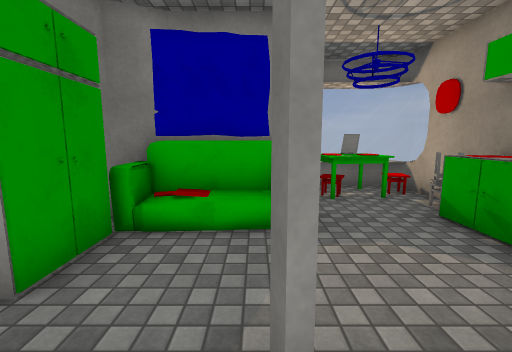
View 1 (above)

12 first-person views from a walk through a scene from a Unity 3-D project. The camera is 1.5 m above the floor, tilts 8° down and sees 90° across. The floor is counted in squares, 1 m on a side. Each view is taken from the middle of a square. On the plan, view 1 faces up. The plan holds only what a view shows up to about 13 squares ahead; the rest is blank. The place goes on beyond the plan. Surface patterns are stand-ins for the level's own textures.

View 2
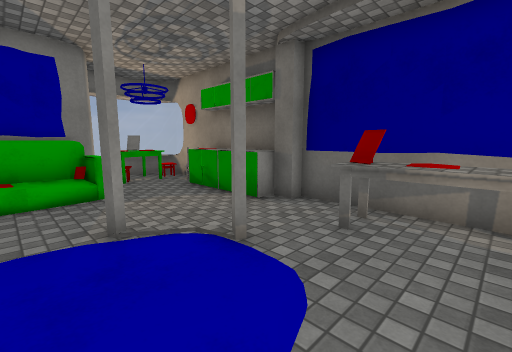

View 3
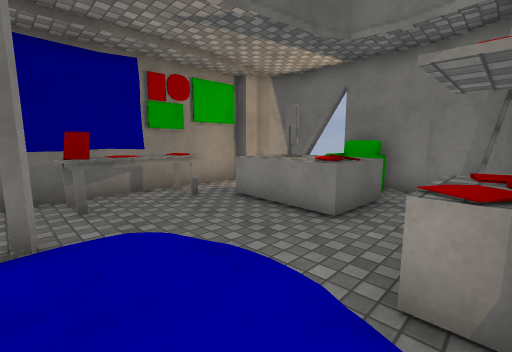

View 4
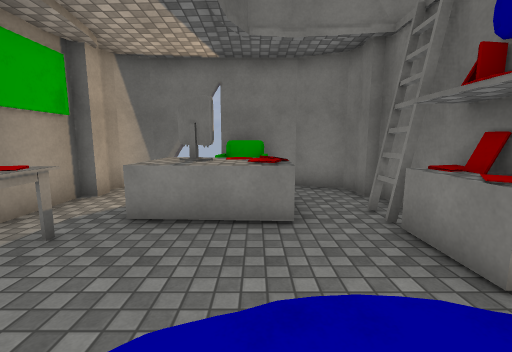

View 5
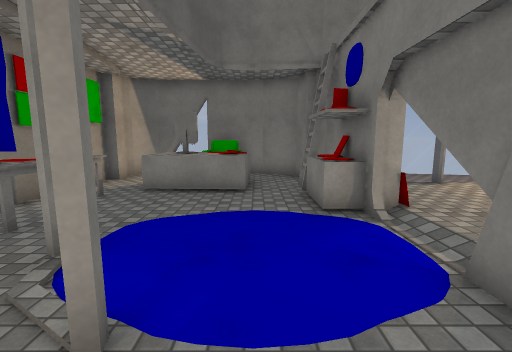

View 6
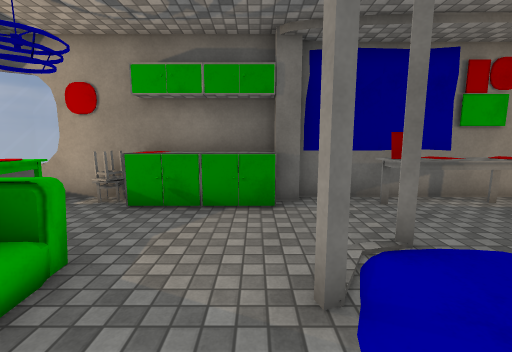

View 7
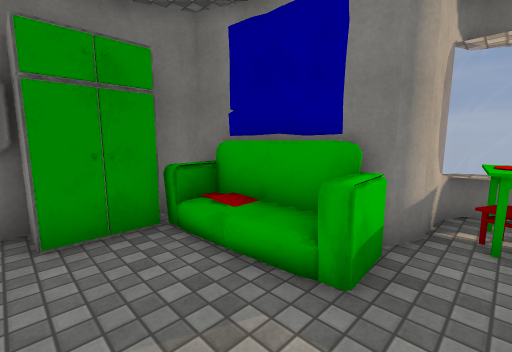

View 8
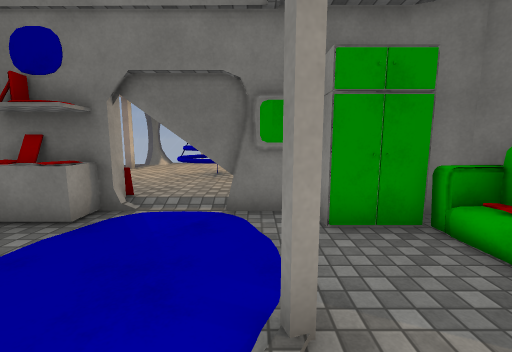

View 9
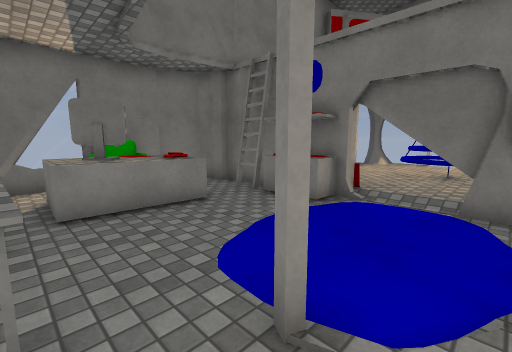

View 10
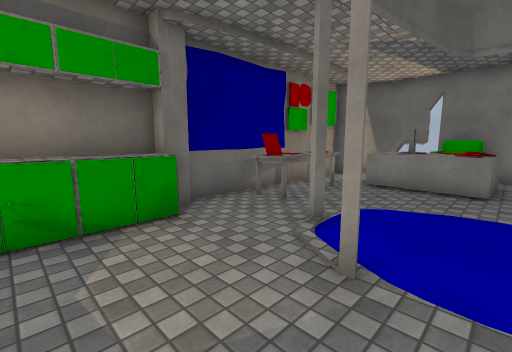

View 11
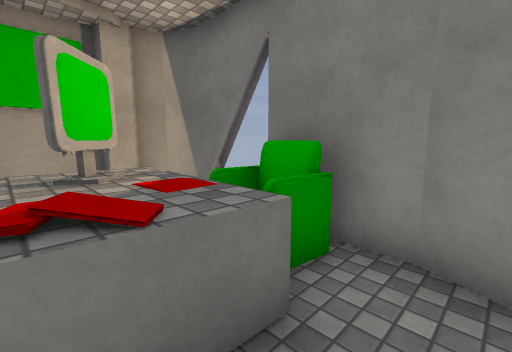

View 12
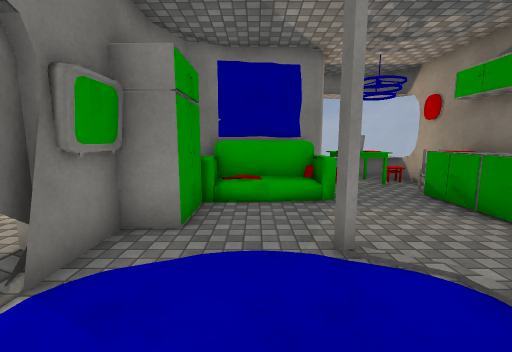

### Floor plan
Key: @ floor where view 1 was taken; # wall or solid block; . main floor; : floor 0.25 m higher than the main floor; + floor 0.5 m higher than the main floor; ^ raised ledge; T table; C chair; S sofa; P poster; W wardrobe; A carpet; B books; L block; E ladder; F TV; R armchair; O other object.
Columns run from 5 left of view 1 to 5 right of it. Each row starts with its distance up from view 1.
  8       #####
  7       ##T+#
  6   #####T.C#
  5   #SPPS..O#
  4   #S..S..O#
  3    W.....W#
  2   F......W#
  1 :#F..#...##
  0 :#.  @....#
 -1 ::.   ..T##
 -2 :BA.....BB#
 -3   BL....OO#
 -4   O.....OO#
 -5   E.#BF^..#
 -6   #.^BBF..#
 -7   #..RR^.##
 -8   ##.   ###
 -9    #######

Where each view was taken, in squares from view 1:
view 1: 0 up, 0 right, facing up
view 2: 3 down, 1 left, facing up-right
view 3: 0 up, 3 left, facing down-right
view 4: 0 up, 0 right, facing down
view 5: 3 up, 1 left, facing down
view 6: 2 up, 2 left, facing right
view 7: 2 up, 2 right, facing up-left
view 8: 1 up, 2 right, facing left
view 9: 1 up, 3 right, facing down-left
view 10: 4 up, 1 left, facing down-right
view 11: 5 down, 2 left, facing down-right
view 12: 2 down, 1 left, facing up
